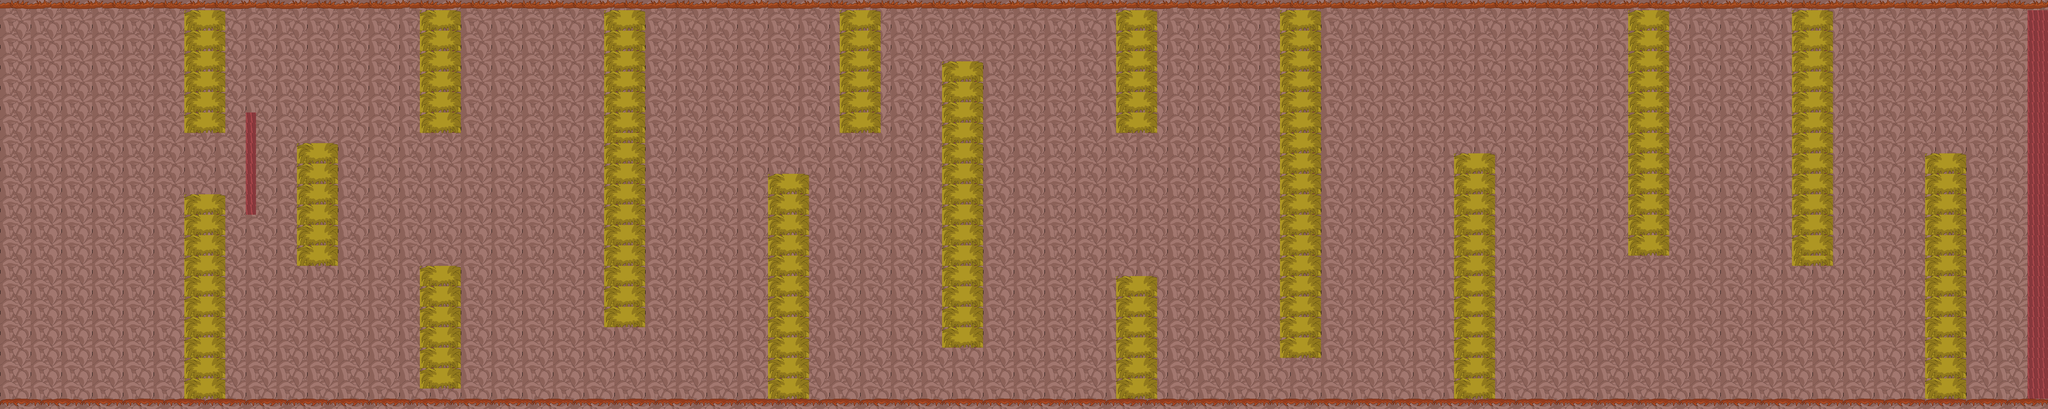

A level layout from a 2D game, rendered from its tile map. Below: a short description, then the map file with tile-grid data replaced by summaries:
An orthogonal 200x40 tile map with 32x32 px tiles, 3 tile layers (backGround2, obstacles, end).

<map version="1.0" orientation="orthogonal" width="200" height="40" tilewidth="32" tileheight="32">
 <tileset firstgid="1" name="fireTiles" tilewidth="32" tileheight="32">
  <image source="fireTiles.png" width="2048" height="1536" />
 </tileset>
 <layer name="backGround2" width="200" height="40">
  <data>[8000 cells, 8000 non-empty, 6 distinct tile ids]</data>
 </layer>
 <layer name="obstacles" width="200" height="40">
  <data>[8000 cells, 1664 non-empty, 17 distinct tile ids]</data>
 </layer>
 <layer name="end" width="200" height="40">
  <data>[8000 cells, 86 non-empty, 1 distinct tile ids]</data>
 </layer>
</map>
